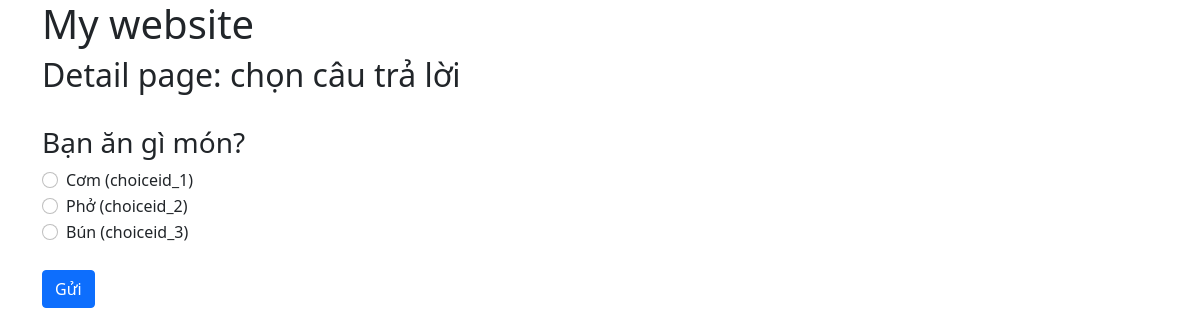
Page /detail/1/ on the committed database.
### polls/models.py (models this page shows, shortened)
class Question(models.Model):
    question_text = models.CharField(max_length=200)
    time_pub = models.DateTimeField()

class Choice(models.Model):
    question = models.ForeignKey(Question, on_delete=models.CASCADE)
    choice_text = models.CharField(max_length=100)
    vote = models.IntegerField(default=0)

### polls/views.py (the view)
# urls.py: path('detail/<int:question_id>/', views.detailView, name="detail"),
def detailView(request, question_id):
    q = Question.objects.get(pk=question_id)
    return render(request, "polls/detail_question.html", {"qs": q})

### polls/templates/polls/detail_question.html (shortened to what this page needs)
{% extends 'polls/base.html' %}
{% block content123 %}
    {% if  qs %}
    <h2>Detail page: chọn câu trả lời</h2>
    <br>
<h3>{{ qs.question_text }}</h3>
        <form action="{% url 'polls:vote' qs.id %}" method="POST">
        {% for item in qs.choice_set.all %}
        <div class="form-check">
            <input class="form-check-input" type="radio" name="choice" value="{{ item.id }}" id="{{ item.id }}">
            <label class="form-check-label" for="{{ item.id }}">
    {{ item.choice_text }}   (choiceid_{{ item.id }})
  </label>
            </div>
        {% endfor %}
            <br>
            <input type="submit" value="Gửi" class="btn btn-primary">
        </form>
    {% endif %}
{% endblock %}

### rows in the picture
Question: question_text "Bạn ăn gì món?"
Choice: choice_text "Cơm", id "1"
Choice: choice_text "Phở", id "2"
Choice: choice_text "Bún", id "3"
